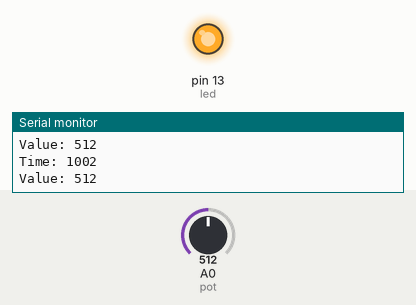
Simulated run of this sketch. Board: Arduino Uno, built with avr-gcc and run on an emulated ATmega328P. On the bench: output pins drawn as LEDs (lit = HIGH), the last lines printed to the serial monitor. Inputs (shaded band) come from the test bench; at power-on: A0 (pot) = 512.

Above: at 1.2 s.
1.3 s: A0 (pot) set to 482
At 1.8 s:
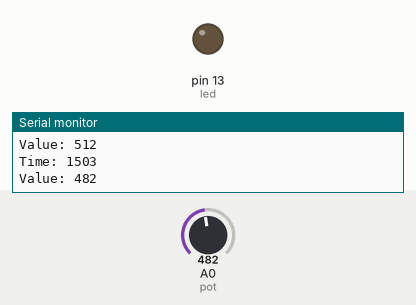
2.8 s: A0 (pot) set to 510
At 4.0 s:
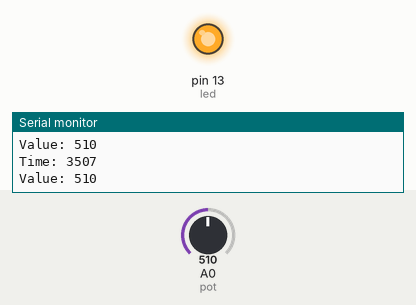
4.3 s: A0 (pot) set to 490
At 5.2 s:
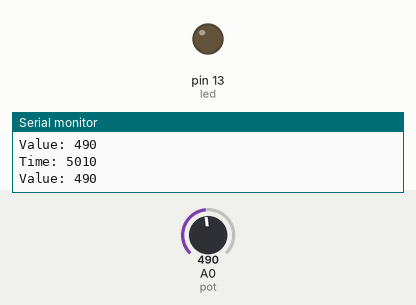
Timing chart, 0 to 7.3 s (numbered marks = the images above; inputs shaded):
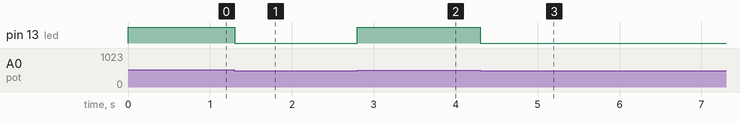

Measured:
- the behaviour switches between 501 and 500 on A0 (pot) (found by bisection; images 0 and 1)
- after the input at 1.3 s, pin 13 (led): HIGH → LOW at once
- after the input at 2.8 s, pin 13 (led): LOW → HIGH at once
- after the input at 4.3 s, pin 13 (led): HIGH → LOW at once

The sketch:

potentiometer.ino
```cpp
int pot = 0;
int led = 13;
int val = 0;
unsigned long prev = 0, now;
uint16_t uVal;

void setup() {
  // put your setup code here, to run once:
  pinMode(led,OUTPUT);
  Serial.begin(9600);
}

void loop() {
  // put your main code here, to run repeatedly:
  val = analogRead(pot);
  now = millis();
  //Serial.print(now);
  //Serial.print(" ");
  //Serial.println(val);
  if (now > (prev+500)) {
    prev = now;
//    uVal = (uint16_t) val;
    Serial.print("Time: ");
    Serial.println(now);
    Serial.print("Value: ");
    Serial.println(val);
//    Serial.print("uVal: ");
//    Serial.println(uVal);
//    Serial.println();
  }
  if (val > 500) {  digitalWrite(led,HIGH); }
  else {  digitalWrite(led,LOW);  }
}
```
